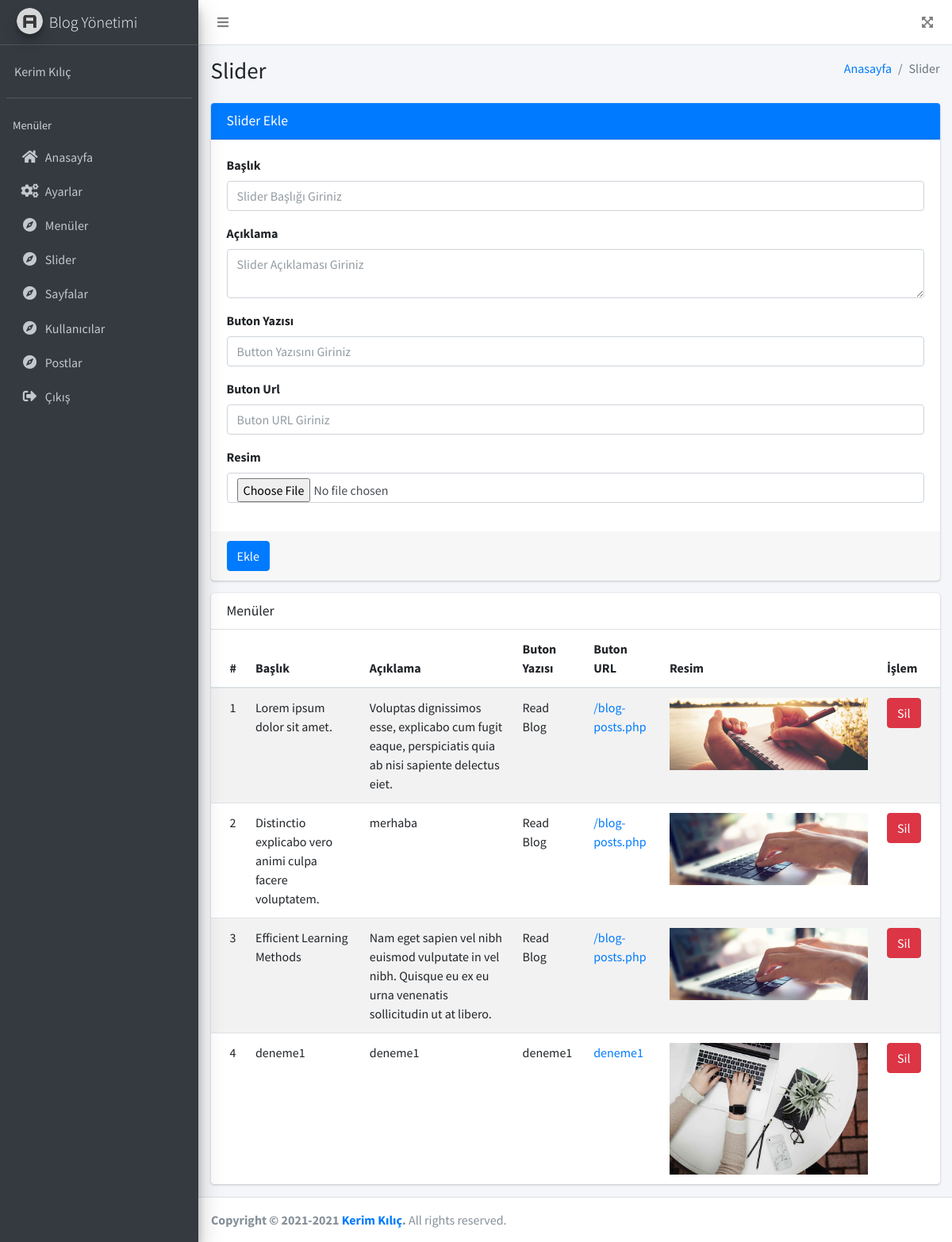
Screenshot of /Admin/slider.php (signed in) with the database file from the repository.
### tables this page shows
CREATE TABLE `settings` (
  `id` int(11) NOT NULL,
  `title` varchar(100) NOT NULL
);

CREATE TABLE `slider` (
  `id` int(11) NOT NULL,
  `image_url` varchar(300) NOT NULL,
  `title` varchar(100) NOT NULL,
  `description` varchar(300) NOT NULL,
  `button_text` varchar(50) NOT NULL,
  `button_url` varchar(300) NOT NULL
);

### Core/DatabaseSettingsTable.php (called while the page is built)
<?php
function GetSettingsTable(){
	global $conn;
	$settings=mysqli_query($conn,"select * from settings WHERE id=1");
	$settings=mysqli_fetch_array($settings);
	return $settings;
}
?>

### Core/IsLoginAuth.php (called while the page is built, shortened)
<?php
if(stristr($_SERVER['SCRIPT_NAME'],'/admin/')){
	if(!empty($_SESSION['email']) && !empty($_SESSION['password']) ){
		$email=$_SESSION['email'];
		$password=$_SESSION['password'];
		$sql="SELECT * FROM users WHERE email='$email' and password='$password'";
		$user=mysqli_query($conn,$sql);
		$user_custom=mysqli_fetch_array($user);
	}else{
		if(!stristr($_SERVER['SCRIPT_NAME'],'/admin/login.php') && !stristr($_SERVER['SCRIPT_NAME'],'/admin/register.php')){
				header('Location: /Admin/login.php');
		}
	}
}

### Core/index.php (called while the page is built, shortened)
<?php
include_once 'IsLoginAuth.php';
include_once 'DatabaseSettingsTable.php';
include_once 'IsRoleController.php';
?>

### Core/IsRoleController.php (called while the page is built)
<?php
function IsRoleController($role=0){
	global $user_custom;
	if(!empty($user_custom)){
		if(intval($user_custom['role'])==$role){
			return True;
		}
	}
	return False;
}

### Admin/slider.php (the view, shortened to what this page needs)
<?php
include_once '../Database/index.php';
include_once '../Core/index.php';
?>
<?php include_once 'header.php'; ?>
  	<div class="content-wrapper">
    <div class="content-header">
      <div class="container-fluid">
        <div class="row mb-2">
          <div class="col-sm-6">
            <h1 class="m-0">Slider</h1>
          </div>
          <div class="col-sm-6">
            <ol class="breadcrumb float-sm-right">
              <li class="breadcrumb-item"><a href="/admin/index.php">Anasayfa</a></li>
              <li class="breadcrumb-item active">Slider</li>
            </ol>
          </div>
        </div>
      </div>
    </div>
	    <section class="content">
	      <div class="container-fluid">
	        <div class="row">
	          <div class="col-md-12">
	            <div class="card card-primary">
	              <div class="card-header">
	                <h3 class="card-title">Slider Ekle</h3>
	              </div>
	              <form method="post" action="#" enctype="multipart/form-data">
	                <div class="card-body">
	                  <div class="form-group">
	                    <label for="exampleInputEmail1">Başlık</label>
	                    <input type="text" class="form-control" id="title" name="title" placeholder="Slider Başlığı Giriniz">
	                  </div>
	                  <div class="form-group">
	                    <label for="exampleInputEmail1">Açıklama</label>
	                    <textarea type="text" class="form-control" id="description" name="description" placeholder="Slider Açıklaması Giriniz"></textarea>
	                  </div>
	                    <div class="form-group">
	                    <label for="exampleInputEmail1">Buton Yazısı</label>
	                    <input type="text" class="form-control" id="button_text" name="button_text" placeholder="Button Yazısını Giriniz">
	                  </div>
	                   <div class="form-group">
	                    <label for="exampleInputEmail1">Buton Url</label>
	                    <input type="text" class="form-control" id="button_url" name="button_url" placeholder="Buton URL Giriniz">
	                  </div>
	                    <div class="form-group">
	                    <label for="exampleInputEmail1">Resim</label>
	                    <input type="file" class="form-control" id="image_url" accept="image/*" name="image_url" placeholder="Resim Seçiniz">
	                  </div>
	                </div>
	                <div class="card-footer">
	                  <button type="submit" class="btn btn-primary">Ekle</button>
	                </div>
	              </form>
	            </div>
	            <div class="card">
	              <div class="card-header">
	                <h3 class="card-title">Menüler</h3>
	              </div>
	              <div class="card-body p-0">
	                <table class="table table-striped">
	                  <thead>
	                    <tr>
	                      <th style="width: 10px">#</th>
	                      <th>Başlık</th>
	                      <th>Açıklama</th>
	                       <th>Buton Yazısı</th>
	                       <th>Buton URL</th>
	                       <th>Resim</th>
	                      <th style="width: 40px">İşlem</th>
	                    </tr>
	                  </thead>
	                  <tbody>
                         <?php
                              $sql='SELECT * FROM slider';
                              $slider=mysqli_query($conn,$sql);
                              while ($row=mysqli_fetch_array($slider)) {
                         ?>
                         <tr>
		                      <td><?= $row['id'] ?></td>
		                      <td><?= $row['title'] ?></td>
		                      <td><?= $row['description'] ?></td>
		                      <td><?= $row['button_text'] ?></td>
		                      <td><a href="<?= $row['button_url'] ?>"><?= $row['button_url'] ?></a></td>
		                       <td><img src="<?= $row['image_url'] ?>" width="250px" ></td>
		                      <td>
		                      	<form method="post" action="#">
		                      		<button class="btn btn-block btn-danger" type="submit">Sil</button>
		                      	</form>
		                      </td>
	                    </tr>
                         <?php
                              }
                         ?>
	                  </tbody>
	                </table>
	              </div>
	            </div>
	          </div>
	        </div>
	      </div>
	    </section>
	</div>
<?php include_once 'footer.php'; ?>

### Admin/header.php (shortened to what this page needs)
<!DOCTYPE html>
<html lang="en">
<head>
  <link rel="stylesheet" href="plugins/fontawesome-free/css/all.min.css">
  <link rel="stylesheet" href="https://code.ionicframework.com/ionicons/2.0.1/css/ionicons.min.css">
  <link rel="stylesheet" href="plugins/tempusdominus-bootstrap-4/css/tempusdominus-bootstrap-4.min.css">
  <link rel="stylesheet" href="plugins/icheck-bootstrap/icheck-bootstrap.min.css">
  <link rel="stylesheet" href="plugins/jqvmap/jqvmap.min.css">
  <link rel="stylesheet" href="dist/css/adminlte.min.css">
  <link rel="stylesheet" href="plugins/overlayScrollbars/css/OverlayScrollbars.min.css">
  <link rel="stylesheet" href="plugins/daterangepicker/daterangepicker.css">
  <link rel="stylesheet" href="plugins/summernote/summernote-bs4.min.css">
  <link rel="stylesheet" href="plugins/sweetalert2-theme-bootstrap-4/bootstrap-4.min.css">
</head>
<body class="hold-transition sidebar-mini layout-fixed">
<div class="wrapper">
  <nav class="main-header navbar navbar-expand navbar-white navbar-light">
    <ul class="navbar-nav">
      <li class="nav-item">
        <a class="nav-link" data-widget="pushmenu" href="#" role="button"><i class="fas fa-bars"></i></a>
      </li>
    </ul>
    <ul class="navbar-nav ml-auto">
      <li class="nav-item">
        <a class="nav-link" data-widget="fullscreen" href="#" role="button">
          <i class="fas fa-expand-arrows-alt"></i>
        </a>
      </li>
    </ul>
  </nav>
  <aside class="main-sidebar sidebar-dark-primary elevation-4">
    <a href="/admin/index.php" class="brand-link">
      <img src="dist/img/AdminLTELogo.png" alt="AdminLTE Logo" class="brand-image img-circle elevation-3" style="opacity: .8">
      <span class="brand-text font-weight-light"><?= GetSettingsTable()['title'] ?> Yönetimi</span>
    </a>
    <div class="sidebar">
      <div class="user-panel mt-3 pb-3 mb-3 d-flex">
        <div class="info">
          <a href="#" class="d-block">Kerim Kılıç</a>
        </div>
      </div>
      <nav class="mt-2">
        <ul class="nav nav-pills nav-sidebar flex-column" data-widget="treeview" role="menu" data-accordion="false">
          <li class="nav-header">Menüler</li>
          <li class="nav-item">
            <a href="/admin/index" class="nav-link <?= (strstr($_SERVER['SCRIPT_NAME'],'admin/index.php')? 'active':'') ?>">
              <i class="nav-icon fas fa-home"></i>
              <p>
                Anasayfa
              </p>
            </a>
          </li>
          <?php if(IsRoleController()){ ?>
            <li class="nav-item">
              <a href="/admin/settings" class="nav-link <?= (strstr($_SERVER['SCRIPT_NAME'],'admin/settings.php')? 'active':'') ?>">
                <i class="nav-icon fas fa-cogs"></i>
                <p>
                  Ayarlar
                </p>
              </a>
            </li>
          <?php } ?>
          <?php if(IsRoleController()){ ?>
           <li class="nav-item">
            <a href="/admin/menu" class="nav-link <?= (strstr($_SERVER['SCRIPT_NAME'],'admin/menu.php')? 'active':'') ?>">
              <i class="nav-icon fas fa-compass"></i>
              <p>
                Menüler
              </p>
            </a>
          </li>
          <?php } ?>
           <?php if(IsRoleController()){ ?>
           <li class="nav-item">
            <a href="/admin/slider" class="nav-link <?= (strstr($_SERVER['SCRIPT_NAME'],'admin/slider.php')? 'active':'') ?>">
              <i class="nav-icon fas fa-compass"></i>
              <p>
                Slider
              </p>
            </a>
          </li>
          <?php } ?>
           <?php if(IsRoleController()){ ?>
            <li class="nav-item">
            <a href="/admin/pages" class="nav-link <?= (strstr($_SERVER['SCRIPT_NAME'],'admin/pages.php')? 'active':'') ?>">
              <i class="nav-icon fas fa-compass"></i>
              <p>
                Sayfalar
              </p>
            </a>
          </li>
          <?php } ?>
           <?php if(IsRoleController()){ ?>
            <li class="nav-item">
            <a href="/admin/users" class="nav-link <?= (strstr($_SERVER['SCRIPT_NAME'],'admin/users.php')? 'active':'') ?>">
              <i class="nav-icon fas fa-compass"></i>
              <p>
                Kullanıcılar
              </p>
            </a>
          </li>
          <?php } ?>
           <?php if(IsRoleController() || IsRoleController(1)){ ?>
            <li class="nav-item">
            <a href="/admin/post" class="nav-link <?= (strstr($_SERVER['SCRIPT_NAME'],'admin/post.php')? 'active':'') ?>">
              <i class="nav-icon fas fa-compass"></i>
              <p>
                Postlar
              </p>
            </a>
          </li>
            <?php } ?>
         <li class="nav-item">
            <a href="/admin/logout" class="nav-link <?= (strstr($_SERVER['SCRIPT_NAME'],'admin/logout.php')? 'active':'') ?>">
              <i class="nav-icon fas fa-sign-out-alt"></i>
              <p>
                Çıkış
              </p>
            </a>
          </li>
        </ul>
      </nav>
    </div>
  </aside>

### rows the page displays
settings: title "Blog"
slider: id "1", title "Lorem ipsum dolor sit amet.", description "Voluptas dignissimos esse, explicabo cum fugit eaque, perspiciatis quia ab nisi sapiente delectus eiet.", button_text "Read Blog", button_url "/blog-posts.php", image_url (picture)
slider: id "2", title "Distinctio explicabo vero animi culpa facere voluptatem.", description "merhaba", button_text "Read Blog", button_url "/blog-posts.php", image_url (picture)
slider: id "3", title "Efficient Learning Methods", description "Nam eget sapien vel nibh euismod vulputate in vel nibh. Quisque eu ex eu urna venenatis sollicitudin ut at libero.", button_text "Read Blog", button_url "/blog-posts.php", image_url (picture)
slider: id "4", title "deneme1", description "deneme1", button_text "deneme1", button_url "deneme1", image_url (picture)
